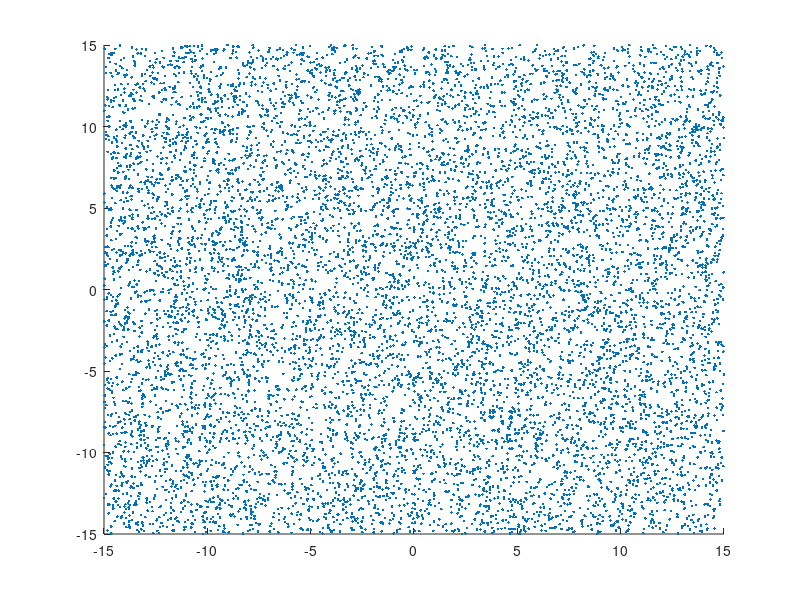

This chart was generated by the following MATLAB code: (Note: this script raises an error after producing the figure.)
% addpath(genpath('../../pcfft'));
% addpath(genpath('~/FLAM'))

nsrc = 1e4;
L = 15;
xs = L*(2*rand(2,nsrc) - 1);
% xs = xs .* vecnorm(xs).^2;

figure(1);clf
scatter(xs(1,:), xs(2,:),'.')


crad = 2;

n_nbr = 1e2;
half_side = spread_halfside(xs, n_nbr, crad);
half_side

pts = half_side * [[-1;-1],[-1;1], [1;1], [1;-1] , [-1;-1]];

hold on
plot(pts(1,:), pts(2,:),'linewidth',2)
hold off

axis equal


rx = xs(1,:) - xs(1,:).';
ry = xs(2,:) - xs(2,:).';
r = sqrt(rx.^2 + ry.^2);
r = sort(r(:));

% check that n_nbr is about right
[sum(r < crad*2*half_side) / nsrc, n_nbr]
